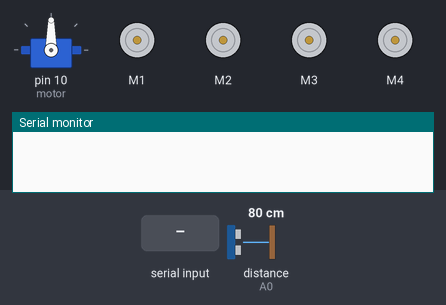
Simulated run of this sketch. Board: Arduino Uno, built with avr-gcc and run on an emulated ATmega328P. On the bench: servo, 4 × DC motor (green arrow = forward, orange = backward, longer = faster), the last lines printed to the serial monitor. The inputs (shaded band) are chosen by the test bench; at power-on: distance to the obstacle (sensor on A0) 80 cm. The echo pulse lasts 58.3 µs per cm.

Above: at 1.2 s.
1.3 s: "<F>" received over Serial
At 1.9 s:
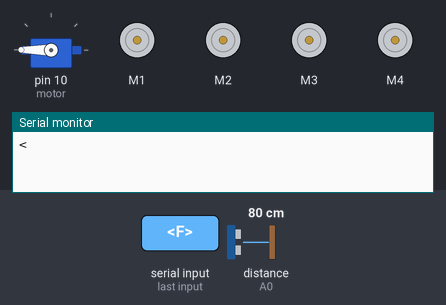
4.3 s: byte 94 ('^') received over Serial
At 5.5 s:
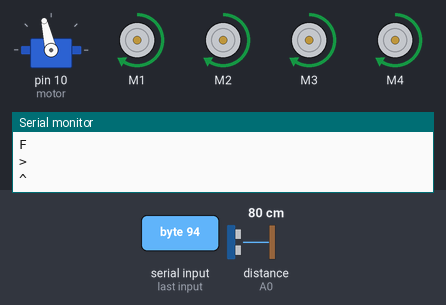
5.8 s: byte 45 ('-') received over Serial
At 6.6 s:
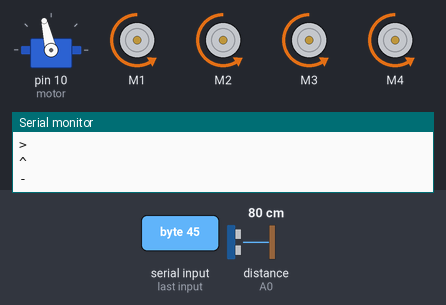
7.3 s: "<B>" received over Serial
At 8.9 s:
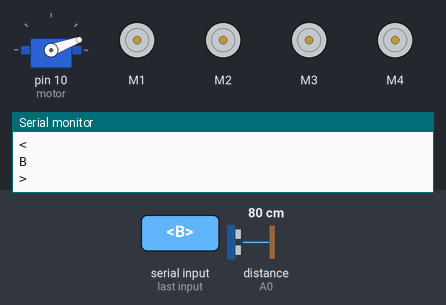
10.3 s: "<^>" received over Serial
At 12.2 s:
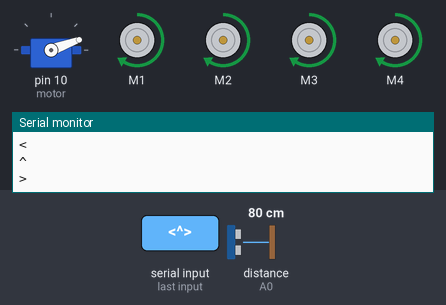
13.3 s: "<->" received over Serial
At 17.0 s:
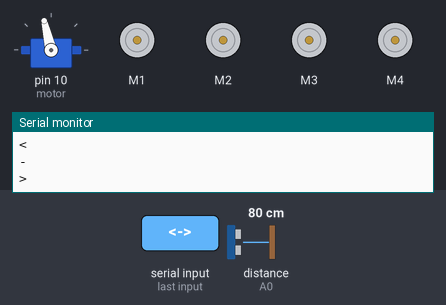
Timing chart, 0 to 17.3 s (numbered marks = the images above; inputs shaded):
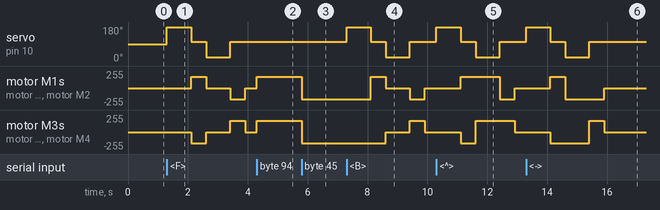

The sketch:

programe.ino
```cpp
#include <Servo.h>
#include <Wire.h>
#include <Adafruit_MotorShield.h>

// Pin definitions
#define Echo A0
#define Trig A1
#define motor 10
#define Speed 170
#define spoint 103

char value;
int distance;
int Left;
int Right;
int L = 0;
int R = 0;
int L1 = 0;
int R1 = 0;

// Create the motor shield object with the default I2C address
Adafruit_MotorShield AFMS = Adafruit_MotorShield();

// Create the motor objects
Adafruit_DCMotor *M1 = AFMS.getMotor(1);
Adafruit_DCMotor *M2 = AFMS.getMotor(2);
Adafruit_DCMotor *M3 = AFMS.getMotor(3);
Adafruit_DCMotor *M4 = AFMS.getMotor(4);

Servo servo;

void setup() {
  Serial.begin(9600);
  pinMode(Trig, OUTPUT);
  pinMode(Echo, INPUT);
  servo.attach(motor);

  // Begin the motor shield
  AFMS.begin();

  // Set motor speeds
  M1->setSpeed(Speed);
  M2->setSpeed(Speed);
  M3->setSpeed(Speed);
  M4->setSpeed(Speed);
}

void loop() {
  //Obstacle();
  //Bluetoothcontrol();
  voicecontrol();
}

void Bluetoothcontrol() {
  if (Serial.available() > 0) {
    value = Serial.read();
    Serial.println(value);
  }
  if (value == 'F') {
    forward();
  } else if (value == 'B') {
    backward();
  } else if (value == 'L') {
    left();
  } else if (value == 'R') {
    right();
  } else if (value == 'S') {
    Stop();
  }
}

void Obstacle() {
  distance = ultrasonic();
  if (distance <= 12) {
    Stop();
    backward();
    delay(100);
    Stop();
    L = leftsee();
    servo.write(spoint);
    delay(800);
    R = rightsee();
    servo.write(spoint);
    if (L < R) {
      right();
      delay(500);
      Stop();
      delay(200);
    } else if (L > R) {
      left();
      delay(500);
      Stop();
      delay(200);
    }
  } else {
    forward();
  }
}

void voicecontrol() {
  if (Serial.available() > 0) {
    value = Serial.read();
    Serial.println(value);
    if (value == '^') {
      forward();
    } else if (value == '-') {
      backward();
    } else if (value == '<') {
      L = leftsee();
      servo.write(spoint);
      if (L >= 10 ) {
        left();
        delay(500);
        Stop();
      } else if (L < 10) {
        Stop();
      }
    } else if (value == '>') {
      R = rightsee();
      servo.write(spoint);
      if (R >= 10 ) {
        right();
        delay(500);
        Stop();
      } else if (R < 10) {
        Stop();
      }
    } else if (value == '*') {
      Stop();
    }
  }
}

int ultrasonic() {
  digitalWrite(Trig, LOW);
  delayMicroseconds(4);
  digitalWrite(Trig, HIGH);
  delayMicroseconds(10);
  digitalWrite(Trig, LOW);
  long t = pulseIn(Echo, HIGH);
  long cm = t / 29 / 2; //time convert distance
  return cm;
}

void forward() {
  M1->run(FORWARD);
  M2->run(FORWARD);
  M3->run(FORWARD);
  M4->run(FORWARD);
}
void backward() {
  M1->run(BACKWARD);
  M2->run(BACKWARD);
  M3->run(BACKWARD);
  M4->run(BACKWARD);
}
void right() {
  M1->run(BACKWARD);
  M2->run(BACKWARD);
  M3->run(FORWARD);
  M4->run(FORWARD);
}
void left() {
  M1->run(FORWARD);
  M2->run(FORWARD);
  M3->run(BACKWARD);
  M4->run(BACKWARD);
}
void Stop() {
  M1->run(RELEASE);
  M2->run(RELEASE);
  M3->run(RELEASE);
  M4->run(RELEASE);
}
int rightsee() {
  servo.write(20);
  delay(800);
  Left = ultrasonic();
  return Left;
}

int leftsee() {
  servo.write(180);
  delay(800);
  Right = ultrasonic();
  return Right;
}
```

Measured:
- after the input at 1.3 s, servo on pin 10 (motor): 90° → 180° at once, → 103° 0.81 s later, → 20° 0.50 s later, → 103° 0.81 s later; motor M1: stopped → forward 170/255 after 0.81 s, → stopped 0.50 s later, → backward 170/255 0.81 s later, → stopped 0.50 s later
- after the input at 4.3 s, motor M1–4: stopped → forward 170/255 at once
- after the input at 5.8 s, motor M1–4: forward 170/255 → backward 170/255 at once
- after the input at 7.3 s, servo on pin 10 (motor): 103° → 180° at once, → 103° 0.81 s later, → 20° 0.50 s later, → 103° 0.81 s later; motor M1: backward 170/255 → forward 170/255 after 0.81 s, → stopped 0.50 s later, → backward 170/255 0.81 s later, → stopped 0.50 s later
- after the input at 10.3 s, servo on pin 10 (motor): 103° → 180° at once, → 103° 0.81 s later, → 20° 0.50 s later, → 103° 0.81 s later; motor M1: stopped → forward 170/255 after 0.81 s, → backward 170/255 1.3 s later, → stopped 0.50 s later
- after the input at 13.3 s, servo on pin 10 (motor): 103° → 180° at once, → 103° 0.81 s later, → 20° 0.50 s later, → 103° 0.81 s later; motor M1: stopped → forward 170/255 after 0.81 s, → backward 170/255 0.50 s later, → stopped 1.3 s later
